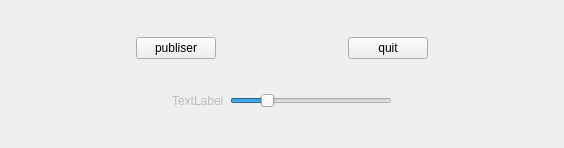
<?xml version="1.0" encoding="UTF-8"?>
<ui version="4.0">
 <class>Dashboard</class>
 <widget class="QWidget" name="Dashboard">
  <property name="geometry">
   <rect>
    <x>0</x>
    <y>0</y>
    <width>564</width>
    <height>148</height>
   </rect>
  </property>
  <property name="windowTitle">
   <string>PyQtGUI</string>
  </property>
  <layout class="QHBoxLayout" name="horizontalLayout_3">
   <item>
    <layout class="QVBoxLayout" name="verticalLayout">
     <item>
      <layout class="QHBoxLayout" name="horizontalLayout">
       <item>
        <spacer name="horizontalSpacer">
         <property name="orientation">
          <enum>Qt::Horizontal</enum>
         </property>
         <property name="sizeHint" stdset="0">
          <size>
           <width>40</width>
           <height>20</height>
          </size>
         </property>
        </spacer>
       </item>
       <item>
        <widget class="QPushButton" name="pushButton">
         <property name="text">
          <string>publiser</string>
         </property>
        </widget>
       </item>
       <item>
        <spacer name="horizontalSpacer_2">
         <property name="orientation">
          <enum>Qt::Horizontal</enum>
         </property>
         <property name="sizeHint" stdset="0">
          <size>
           <width>40</width>
           <height>20</height>
          </size>
         </property>
        </spacer>
       </item>
       <item>
        <widget class="QPushButton" name="pushButton_2">
         <property name="text">
          <string>quit</string>
         </property>
        </widget>
       </item>
       <item>
        <spacer name="horizontalSpacer_3">
         <property name="orientation">
          <enum>Qt::Horizontal</enum>
         </property>
         <property name="sizeHint" stdset="0">
          <size>
           <width>40</width>
           <height>20</height>
          </size>
         </property>
        </spacer>
       </item>
      </layout>
     </item>
     <item>
      <layout class="QHBoxLayout" name="horizontalLayout_2">
       <item>
        <spacer name="horizontalSpacer_4">
         <property name="orientation">
          <enum>Qt::Horizontal</enum>
         </property>
         <property name="sizeHint" stdset="0">
          <size>
           <width>40</width>
           <height>20</height>
          </size>
         </property>
        </spacer>
       </item>
       <item>
        <widget class="QLabel" name="label">
         <property name="enabled">
          <bool>false</bool>
         </property>
         <property name="text">
          <string>TextLabel</string>
         </property>
        </widget>
       </item>
       <item>
        <widget class="QSlider" name="horizontalSlider">
         <property name="value">
          <number>20</number>
         </property>
         <property name="orientation">
          <enum>Qt::Horizontal</enum>
         </property>
        </widget>
       </item>
       <item>
        <spacer name="horizontalSpacer_5">
         <property name="orientation">
          <enum>Qt::Horizontal</enum>
         </property>
         <property name="sizeHint" stdset="0">
          <size>
           <width>40</width>
           <height>20</height>
          </size>
         </property>
        </spacer>
       </item>
      </layout>
     </item>
    </layout>
   </item>
  </layout>
 </widget>
 <resources/>
 <connections/>
</ui>
